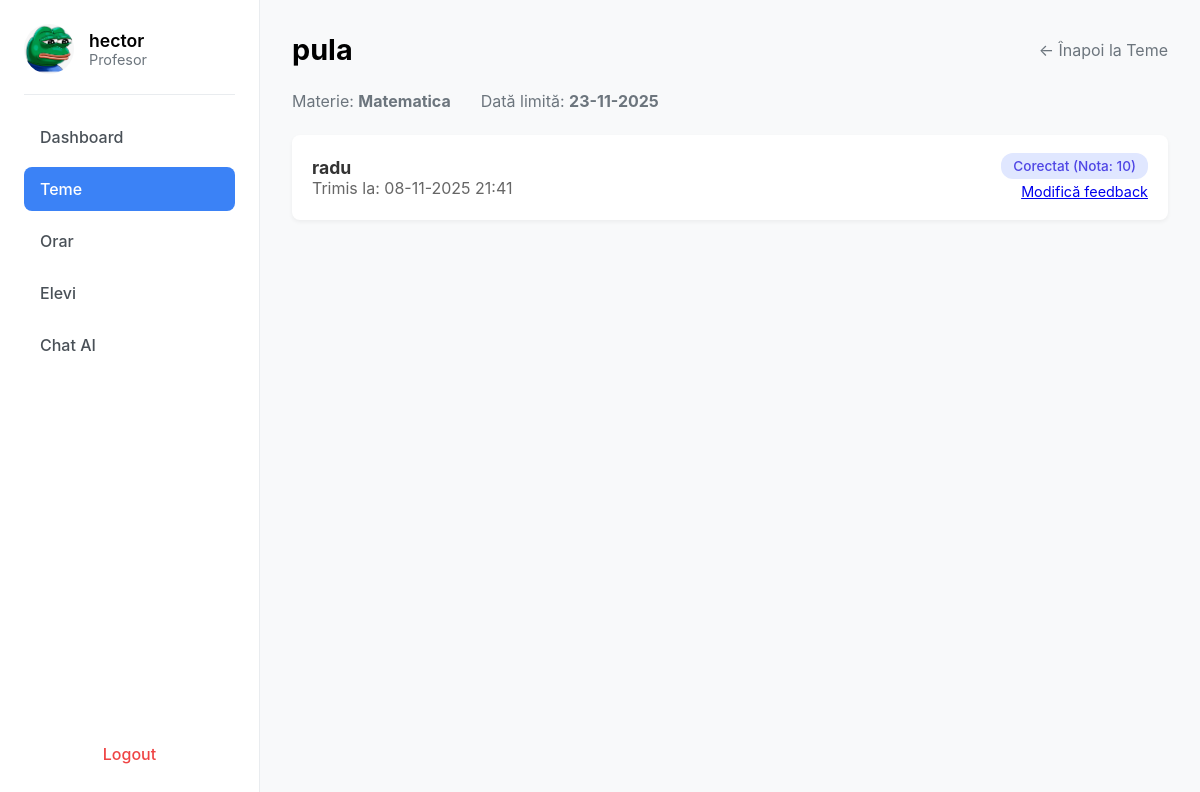
The page /tema-profesor/1 (signed in) on the database its author committed.
### app/models.py (models this page shows, shortened)
class User(db.Model, UserMixin):
    __tablename__ = 'user'
    id = db.Column(db.Integer, primary_key=True)
    name = db.Column(db.String(100), nullable=False)
    email = db.Column(db.String(150), unique=True, nullable=False)
    password_hash = db.Column(db.String(256), nullable=False)  # Am mărit la 256 pentru siguranță
    role = db.Column(db.String(20), nullable=False)  # 'student', 'professor', 'parent'
    student = db.relationship('Student', back_populates='user', uselist=False)
    professor = db.relationship('Professor', back_populates='user', uselist=False)
    parent = db.relationship('Parent', back_populates='user', uselist=False)

class Assignment(db.Model):
    __tablename__ = 'assignment'
    id = db.Column(db.Integer, primary_key=True)
    teacher_id = db.Column(db.Integer, db.ForeignKey('professor.id'), nullable=False)
    subject_id = db.Column(db.Integer, db.ForeignKey('subject.id'), nullable=False)  # 'id_materie FK'
    title = db.Column(db.String(150), nullable=False)
    description = db.Column(db.Text, nullable=True)
    created_at = db.Column(db.DateTime, default=datetime.utcnow)
    due_date = db.Column(db.DateTime, nullable=True)  # Data limită
    teacher = db.relationship('Professor', back_populates='assignments')
    subject = db.relationship('Subject', back_populates='assignments')
    submissions = db.relationship('Submission', back_populates='assignment')

class Subject(db.Model):  # Fosta tabelă "Materie" (top-dreapta)
    __tablename__ = 'subject'
    id = db.Column(db.Integer, primary_key=True)
    name = db.Column(db.String(150), nullable=False)
    description = db.Column(db.Text, nullable=True, default='No description')  # valoare default
    color = db.Column(db.String(50), nullable=False, default='bg-blue-500')   # valoare default
    assignments = db.relationship('Assignment', back_populates='subject')
    student_subjects = db.relationship('StudentSubject', back_populates='subject')
    absences = db.relationship('Absence', back_populates='subject', cascade='all, delete-orphan')

class Submission(db.Model):
    __tablename__ = 'submission'
    id = db.Column(db.Integer, primary_key=True)
    assignment_id = db.Column(db.Integer, db.ForeignKey('assignment.id'), nullable=False)
    student_id = db.Column(db.Integer, db.ForeignKey('student.id'), nullable=False)
    content = db.Column(db.Text, nullable=True)  # Rezolvarea elevului (poate fi goală inițial)
    status = db.Column(db.String(50), nullable=False, default='Nefăcut')  # ex: Nefăcut, Trimis, Corectat
    submitted_at = db.Column(db.DateTime, nullable=True)  # Se setează doar la trimitere
    assignment = db.relationship('Assignment', back_populates='submissions')
    student = db.relationship('Student', back_populates='submissions')
    feedback = db.relationship('Feedback', back_populates='submission', uselist=False,
                               cascade="all, delete-orphan")  # Relație unu-la-unu

class Feedback(db.Model):
    __tablename__ = 'feedback'
    id = db.Column(db.Integer, primary_key=True)
    submission_id = db.Column(db.Integer, db.ForeignKey('submission.id'), unique=True, nullable=False)
    grade = db.Column(db.String(10), nullable=True)  # Nota (ex: 10, 7.5, "A+")
    feedback_text = db.Column(db.Text, nullable=True)  # Feedback-ul profesorului
    created_at = db.Column(db.DateTime, default=datetime.utcnow)
    submission = db.relationship('Submission', back_populates='feedback')
    ai_reports = db.relationship('AIReport', back_populates='feedback', cascade="all, delete-orphan")

### app/routes.py (the view)
@bp.route("/tema-profesor/<int:id_tema>")
@login_required
def detaliu_tema_profesor(id_tema):
    if current_user.role != "Profesor":
        flash("Acces nepermis.", "error")
        return redirect(url_for("main.home"))
    assignment = Assignment.query.get_or_404(id_tema)
    submissions = Submission.query.filter_by(assignment_id=id_tema).all()
    submissions_sorted = sorted(submissions, key=lambda s: (
        s.status == 'Nefăcut',  # False (Trimis/Corectat) înainte de True (Nefăcut)
        s.student.user.name if s.student and s.student.user else ""
    ))
    return render_template(
        "detaliu_tema_profesor.html",
        user=current_user,
        assignment=assignment,
        submissions=submissions_sorted  # Folosește lista sortată
    )

### app/__init__.py (called while the page is built)
def create_app():
    app = Flask(__name__)
    app.secret_key = "secret123"  # schimbă cu ceva sigur
    app.config['SQLALCHEMY_DATABASE_URI'] = 'sqlite:///users.db'
    app.config['SQLALCHEMY_TRACK_MODIFICATIONS'] = False
    db.init_app(app)
    login_manager.init_app(app)
    from .routes import bp
    app.register_blueprint(bp)
    from .models import User  # import modelul User
    @login_manager.user_loader
    def user_loader(user_id):
        try:
            return User.query.get(int(user_id))
        except ValueError:
            return None
    with app.app_context():
        db.create_all()
    return app

### app/templates/detaliu_tema_profesor.html
{% extends "base.html" %}
{% block content %}
<div class="sidebar">
    <div class="profile">
        <img src="{{ url_for('static', filename='images/images.jpeg') }}" alt="Profile">
        <div>
            <h3>{{ user.name }}</h3>
            <p>{{ user.role }}</p>
        </div>
    </div>
    <ul class="menu">
        <li><a href="{{ url_for('main.home') }}">Dashboard</a></li>
        <li class="active"><a href="{{ url_for('main.teme_profesor') }}">Teme</a></li>
        <li><a href="{{ url_for('main.orar') }}">Orar</a></li>
        <li><a href="#">Elevi</a></li>
        <li><a href="{{ url_for('main.chat_page') }}" target="_blank">Chat AI</a></li>
    </ul>
    <a class="logout" href="{{ url_for('main.logout') }}">Logout</a>
</div>
<div class="main">
    <div class="header">
        <h2>{{ assignment.title }}</h2>
        <a href="{{ url_for('main.teme_profesor') }}" style="text-decoration: none; color: #6c757d;">&larr; Înapoi la Teme</a>
    </div>
    <div class="subheader">
        <div>Materie: <strong>{{ assignment.subject.name }}</strong></div>
        <div>Dată limită: <strong>{{ assignment.due_date.strftime('%d-%m-%Y') if assignment.due_date else 'N/A' }}</strong></div>
    </div>
    <div class="assignment-list">
        {% if submissions %}
            {% for sub in submissions %}
            <div class="assignment-card">
                <div>
                    <h4>{{ sub.student.user.name }}</h4>
                    {% if sub.submitted_at %}
                            <p>Trimis la: {{ sub.submitted_at.strftime('%d-%m-%Y %H:%M') }}</p>
                        {% else %}
                            <p>Trimis la: <em class="text-muted">Netrimis încă</em></p>
                        {% endif %}
                </div>
                {% if sub.status == 'Corectat' %}
                <div style="text-align: right;">
                    <span class="status status-corectat">Corectat (Nota: {{ sub.feedback.grade }})</span>
                    <a href="{{ url_for('main.corectare_tema', id_submission=sub.id) }}"
                       style="display: block; margin-top: 8px; font-size: 0.9rem;">Modifică feedback</a>
                </div>
                {% elif sub.status == 'Trimis' %}
                <a href="{{ url_for('main.corectare_tema', id_submission=sub.id) }}" class="header primary-action" style="text-decoration: none;">
                    Corectează
                </a>
                {% endif %}
            </div>
            {% endfor %}
        {% else %}
        <p>Niciun elev nu a trimis o rezolvare încă.</p>
        {% endif %}
    </div>
</div>
{% endblock %}

### app/static/css/dashboard.css (style rules this page uses)
body { font-family: -apple-system, BlinkMacSystemFont, "Segoe UI", Roboto, Helvetica, Arial, sans-serif; background-color: #f8f9fa; margin: 0; display: flex; min-height: 100vh; }
.sidebar { width: 260px; background: #ffffff; border-right: 1px solid #e9ecef; display: flex; flex-direction: column; padding: 24px; box-sizing: border-box; }
.main { flex-grow: 1; padding: 32px; background-color: #f8f9fa; }
.profile { display: flex; align-items: center; gap: 15px; padding-bottom: 20px; border-bottom: 1px solid #e9ecef; }
.profile img { width: 50px; height: 50px; border-radius: 50%; }
.profile h3 { margin: 0; font-size: 1.1rem; font-weight: 600; }
.profile p { margin: 0; font-size: 0.9rem; color: #6c757d; }
.menu { list-style: none; padding: 20px 0; margin: 0; flex-grow: 1; }
.menu li { margin-bottom: 8px; }
.menu li a { display: block; padding: 12px 16px; text-decoration: none; color: #495057; font-weight: 500; border-radius: 8px; transition: background-color 0.2s, color 0.2s; }
.menu li.active a { background-color: #3b82f6; color: #ffffff; }
.logout { display: block; padding: 12px 16px; text-decoration: none; color: #ef4444; font-weight: 500; border-radius: 8px; transition: background-color 0.2s; text-align: center; }
.header { display: flex; justify-content: space-between; align-items: center; margin-bottom: 24px; }
.header h2 { margin: 0; font-size: 1.8rem; font-weight: 700; }
.subheader { display: flex; gap: 30px; margin-bottom: 24px; color: #6c757d; }
.assignment-list { display: flex; flex-direction: column; gap: 15px; }
.assignment-card { background: #fff; border-radius: 8px; padding: 20px; box-shadow: 0 2px 4px rgba(0,0,0,0.05); display: flex; justify-content: space-between; align-items: center; transition: box-shadow 0.2s; }
.assignment-card h4 { margin: 0; font-size: 1.1rem; color: #333; }
.assignment-card p { margin: 0; color: #666; }
.assignment-card .status { padding: 5px 12px; border-radius: 12px; font-weight: 500; font-size: 0.85rem; }
.status-corectat { background-color: #e0e7ff; color: #4f46e5; }

### rows shown on the page
User: name "hector", role "Profesor"
Assignment: title "pula", due_date "23-11-2025"
Subject: subject.name "Matematica"
Submission: student.user.name "radu", submitted_at "08-11-2025 21:41", feedback.grade "10"
